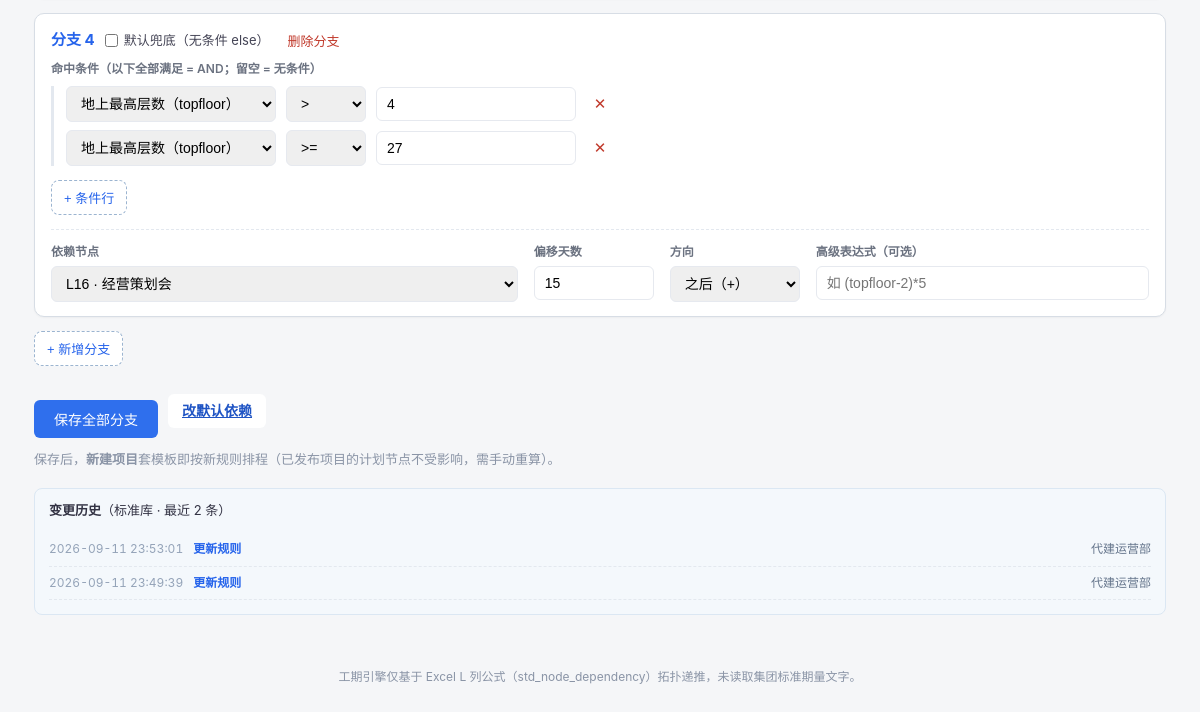
/std-node/31/rules (lower part), run on an earlier commit of the app's database.
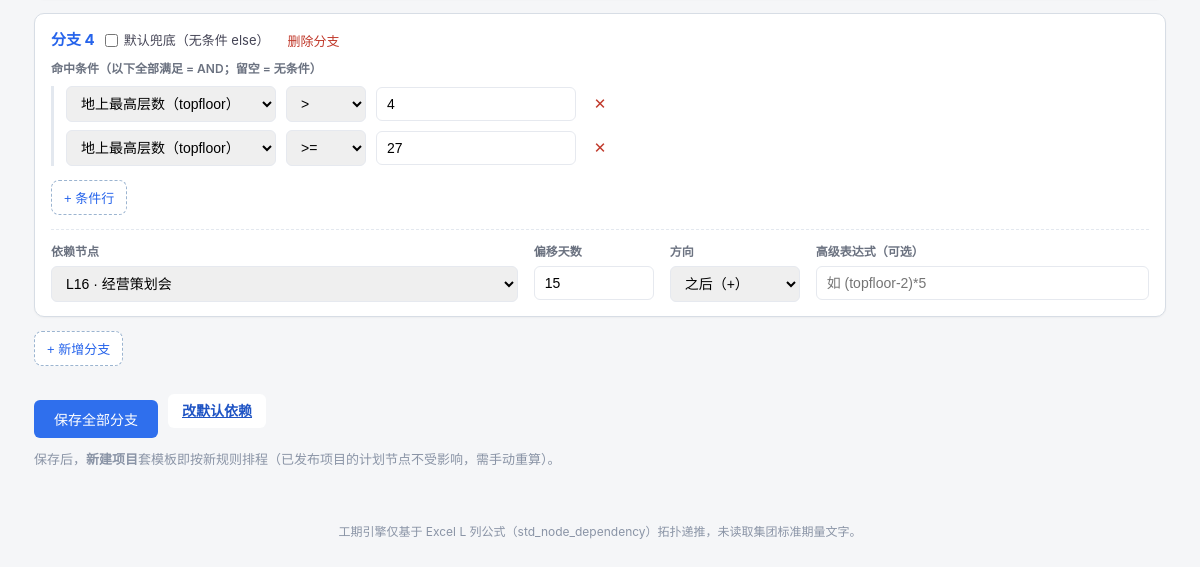
And on a later commit of the database.
### tables this page shows
CREATE TABLE "rule_change_log" ("id" INTEGER PRIMARY KEY, "scope" TEXT, "std_node_id" INTEGER, "project_id" INTEGER, "action" TEXT, "before_json" TEXT, "after_json" TEXT, "operator" TEXT, "created_at" TEXT);

### app/app.py (the view, shortened to what this page needs)
@app.route("/std-node/<int:nid>/rules", methods=["GET", "POST"])
def edit_std_node_rules(nid):
    con = db(); cur = con.cursor()
    cur.execute("SELECT id,excel_row,level,seq,name FROM std_node WHERE id=?", (nid,))
    node = cur.fetchone()
    if not node:
        cur.close(); con.close(); return "节点不存在", 404
    cur.execute("SELECT id,excel_row,level,seq,name FROM std_node ORDER BY level,seq,excel_row")
    all_nodes = cur.fetchall()
    prereqs = load_prereqs()
    rule_params = [pr for pr in prereqs if pr["code"] in ("topfloor", "devloan", "delivery", "interior", "facade")]
    cur.execute("""SELECT branch_order,is_default,conditions_json,depend_row,offset_expr,direction
                   FROM std_node_rule WHERE std_node_id=? ORDER BY branch_order""", (nid,))
    rules = []
    for r in cur.fetchall():
        try:
            conds = json.loads(r["conditions_json"]) if r["conditions_json"] else []
        except Exception:
            conds = []
        oe = r["offset_expr"] or ""
        if oe.lstrip("-").isdigit():
            val = int(oe)
            rules.append(dict(conditions=conds, depend_row=r["depend_row"],
                              offset_days=abs(val), direction=("之后" if val >= 0 else "之前"),
                              advanced="", is_default=bool(r["is_default"])))
        else:
            rules.append(dict(conditions=conds, depend_row=r["depend_row"],
                              offset_days=0, direction=r["direction"] or "之后",
                              advanced=oe, is_default=bool(r["is_default"])))
    cur.close(); con.close()
    con = db(); cur = con.cursor()
    cur.execute("SELECT id,action,operator,created_at FROM rule_change_log "
                "WHERE scope='标准库' AND std_node_id=? ORDER BY id DESC LIMIT 20", (nid,))
    logs = [dict(r) for r in cur.fetchall()]; cur.close(); con.close()
    return render_template("edit_std_node_rules.html", node=node, rules=rules,
                           all_nodes=all_nodes, rule_params=rule_params, logs=logs)

### app/app.py (called while the page is built)
def db():
    return get_conn()

def parse_prereq_opts(options_json):
    try:
        opts = json.loads(options_json)
    except Exception:
        return []
    if isinstance(opts, list):
        if len(opts) == 1 and str(opts[0]) == "数值":
            return None  # 自由数值输入
        return [str(x) for x in opts]
    return []

def load_prereqs():
    con = db(); cur = con.cursor()
    cur.execute("SELECT id,code,name,options_json FROM prereq_param ORDER BY id")
    prereqs = [dict(r) for r in cur.fetchall()]
    for pr in prereqs:
        pr["opts"] = parse_prereq_opts(pr["options_json"])
    cur.close(); con.close()
    return prereqs

### db/dbconn.py (called while the page is built, shortened)
def _dict_factory(cursor, row):
    return {col[0]: row[i] for i, col in enumerate(cursor.description)}

def get_conn():
    con = sqlite3.connect(SQLITE_PATH, check_same_thread=False)
    con.row_factory = _dict_factory
    con.execute("PRAGMA journal_mode=DELETE")
    con.execute("PRAGMA busy_timeout=5000")
    return con

### app/templates/edit_std_node_rules.html (shortened to what this page needs)
<meta charset="UTF-8">{% extends "base.html" %}
{% block content %}
<form method="post" onsubmit="return collectRules()">
  <div id="branches"></div>
  <button class="btn-ghost" onclick="addBranch()" type="button">+ 新增分支</button>
  <div class="form-actions">
    <button class="btn" type="submit">保存全部分支</button>
    <a class="btn-new" href="{{ url_for('edit_std_node', nid=node.id) }}">改默认依赖</a>
  </div>
  <div class="lead" style="margin-top:10px">保存后，<b>新建项目</b>套模板即按新规则排程（已发布项目的计划节点不受影响，需手动重算）。</div>
</form>
{% if logs %}
<div class="rule-hint" style="margin-top:18px">
  <b>变更历史</b>（标准库 · 最近 {{ logs|length }} 条）
  <div class="log-list" style="margin-top:8px">
    {% for l in logs %}
    <div class="log-item">
      <span class="log-time">{{ l.created_at }}</span>
      <span class="log-act">{{ l.action }}</span>
      <span class="log-op">{{ l.operator }}</span>
    </div>
    {% endfor %}
  </div>
</div>
{% endif %}
{% endblock %}

What changed in the data, as far as the page shows it:
removed rule_change_log: created_at "2026-09-11 23:53:01", action "更新规则", operator "代建运营部"
removed rule_change_log: created_at "2026-09-11 23:49:39", action "更新规则", operator "代建运营部"
Also different on the page:
{{ logs|length }}: "2" → (not shown)
text no longer shown: "变更历史 （标准库 · 最近 条）"
